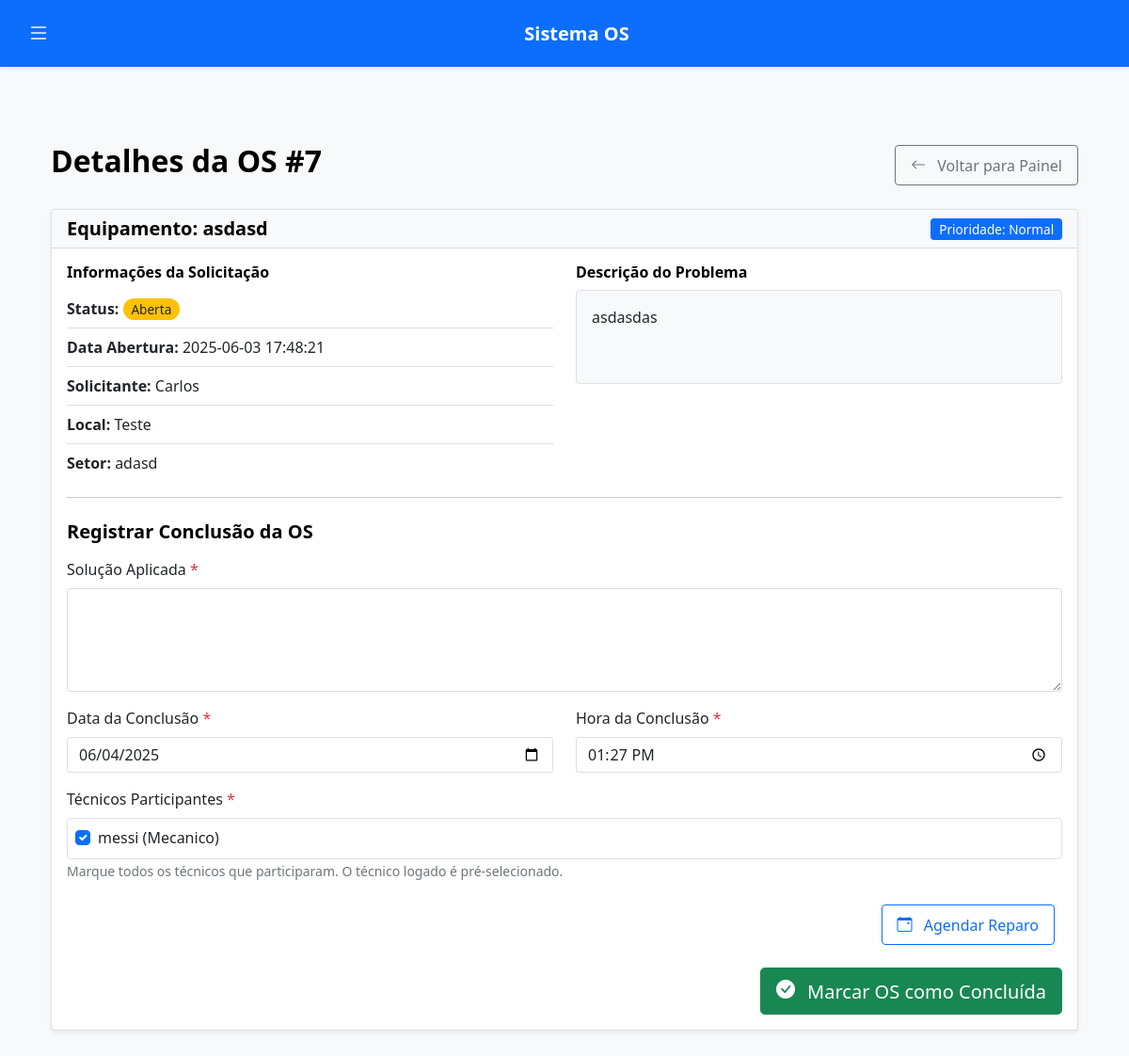
Before: /manutencao/os/7 (signed in) with the older database file.
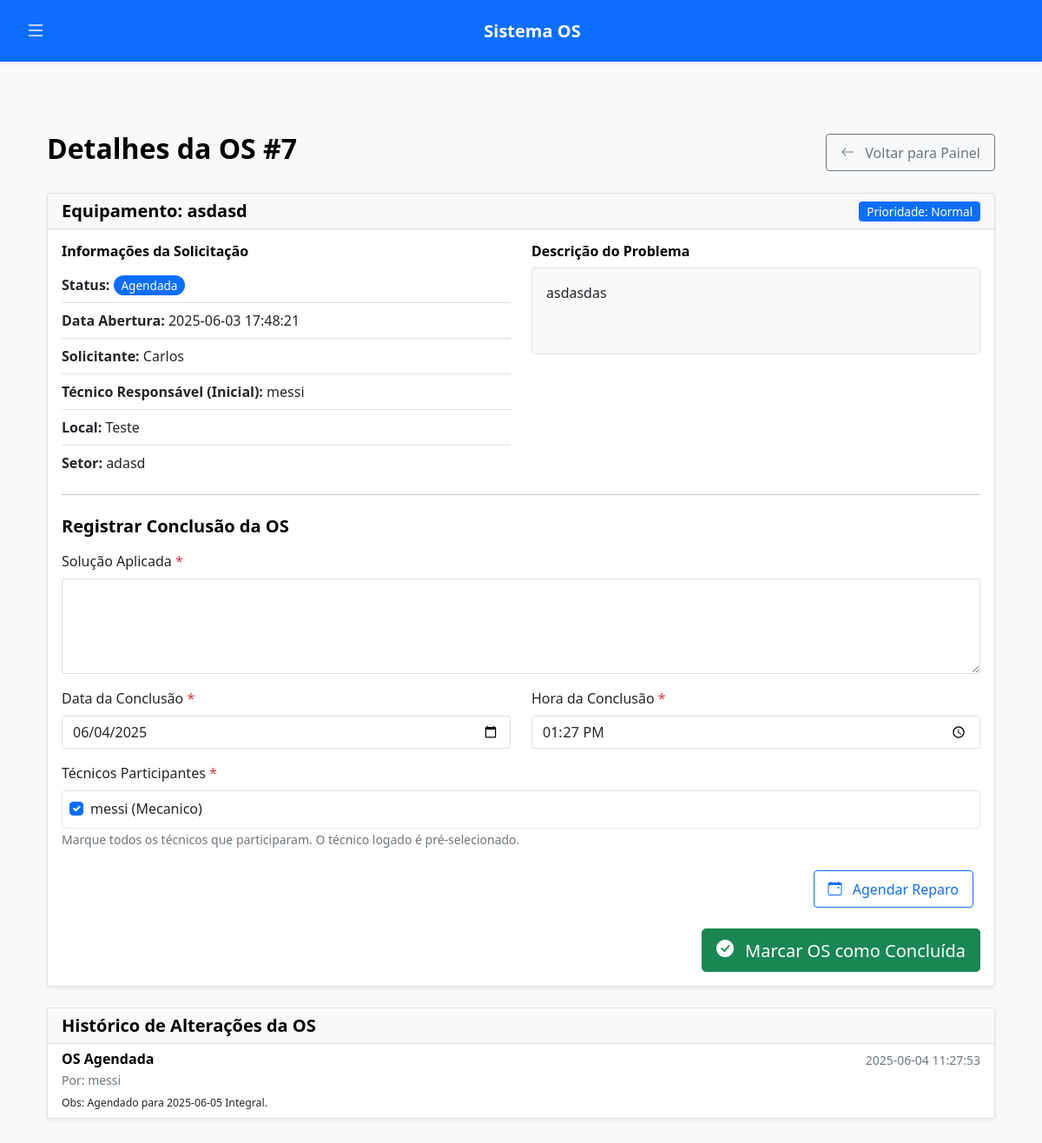
After: the same page with the newer database file.
### tables this page shows
CREATE TABLE ordens_servico (
            id INTEGER PRIMARY KEY AUTOINCREMENT,
            data TEXT NOT NULL DEFAULT CURRENT_TIMESTAMP, -- Data de abertura da OS
            equipamento TEXT NOT NULL,
            problema TEXT NOT NULL,
            prioridade TEXT NOT NULL CHECK(prioridade IN ('baixa', 'normal', 'alta', 'urgente')),
            status TEXT NOT NULL CHECK(status IN ('Aberta', 'Agendada', 'Em andamento', 'Pausada', 'Concluída', 'Cancelada')) DEFAULT 'Aberta',
            solucao TEXT,
            tempo_reparo REAL, -- Em minutos ou horas, a ser calculado
            inicio TEXT,      -- Data/Hora de início do trabalho (pode ser manual ou automático)
            fim TEXT,         -- Data/Hora de conclusão do trabalho (AGORA SERÁ MANUAL)
            solicitante_id INTEGER NOT NULL,
            tecnico_id INTEGER, -- Pode representar o técnico principal ou o que iniciou
            local TEXT,
            setor TEXT,
            data_agendamento TEXT,
            horario_agendamento TEXT,
            FOREIGN KEY (solicitante_id) REFERENCES usuarios (id),
            FOREIGN KEY (tecnico_id) REFERENCES usuarios (id)
        );

CREATE TABLE usuarios (
            id INTEGER PRIMARY KEY AUTOINCREMENT,
            usuario TEXT NOT NULL UNIQUE,
            senha TEXT NOT NULL,
            tipo TEXT NOT NULL CHECK(tipo IN ('solicitante', 'manutencao', 'admin', 'master-admin')),
            nome TEXT NOT NULL,
            email TEXT UNIQUE,
            especialidade TEXT CHECK(especialidade IS NULL OR especialidade IN ('eletricista', 'mecanico')), -- Nova coluna
            ativo BOOLEAN DEFAULT 1,
            data_criacao TEXT DEFAULT CURRENT_TIMESTAMP
        );

CREATE TABLE historico_os (
            id INTEGER PRIMARY KEY AUTOINCREMENT,
            os_id INTEGER NOT NULL,
            usuario_id INTEGER NOT NULL,
            data_alteracao TEXT DEFAULT CURRENT_TIMESTAMP,
            acao TEXT NOT NULL,
            observacao TEXT,
            campo_alterado TEXT,
            valor_anterior TEXT,
            novo_valor TEXT,
            FOREIGN KEY (os_id) REFERENCES ordens_servico (id) ON DELETE CASCADE,
            FOREIGN KEY (usuario_id) REFERENCES usuarios (id)
        );

### app.py (the view, shortened to what this page needs)
@app.route('/manutencao/os/<int:id_os>')
@manutencao_required
def detalhe_os(id_os):
    conn = get_db()
    cursor = conn.cursor()
    try:
        cursor.execute("""
            SELECT os.*,
                   s.nome as solicitante_nome,
                   s.email as solicitante_email,
                   t.nome as tecnico_nome_inicial,   -- Renomeado para clareza
                   t.email as tecnico_email_inicial -- Renomeado para clareza
            FROM ordens_servico os
            LEFT JOIN usuarios s ON os.solicitante_id = s.id
            LEFT JOIN usuarios t ON os.tecnico_id = t.id  -- tecnico_id na OS é o técnico principal/inicial
            WHERE os.id = ?
        """, (id_os,))
        os_data = cursor.fetchone()
        if not os_data:
            flash('Ordem de Serviço não encontrada.', 'danger')
            return redirect(url_for('manutencao_dashboard'))
        os_dict = {
            'id': os_data['id'],
            'data': os_data['data'],
            'equipamento': os_data['equipamento'],
            'problema': os_data['problema'],
            'prioridade': os_data['prioridade'],
            'status': os_data['status'],
            'solucao': os_data['solucao'],
            'tempo_reparo': os_data['tempo_reparo'],
            'inicio': os_data['inicio'],
            'fim': os_data['fim'],
            'solicitante_id': os_data['solicitante_id'],
            'tecnico_id': os_data['tecnico_id'], # ID do técnico principal/inicial
            'local': os_data['local'],
            'setor': os_data['setor'],
            'data_agendamento': os_data['data_agendamento'],
            'horario_agendamento': os_data['horario_agendamento']
        }
        solicitante_info = {
            'nome': os_data['solicitante_nome'],
            'email': os_data['solicitante_email']
        } if os_data['solicitante_nome'] else None
        tecnico_inicial_info = {
            'nome': os_data['tecnico_nome_inicial'],
            'email': os_data['tecnico_email_inicial']
        } if os_data['tecnico_nome_inicial'] else None
        cursor.execute("""
            SELECT h.*, u.nome as usuario_nome
            FROM historico_os h
            JOIN usuarios u ON h.usuario_id = u.id
            WHERE h.os_id = ?
            ORDER BY h.data_alteracao DESC
        """, (id_os,))
        historico = cursor.fetchall()
        todos_tecnicos_manutencao = []
        if os_dict['status'] != 'Concluída' and os_dict['status'] != 'Cancelada':
            cursor.execute("""
                SELECT id, nome, especialidade
                FROM usuarios
                WHERE tipo = 'manutencao' AND ativo = 1
                ORDER BY nome
            """)
            todos_tecnicos_manutencao = cursor.fetchall()
        participantes_conclusao = []
        cursor.execute("""
            SELECT os.*,
                   s.nome as solicitante_nome, s.email as solicitante_email,
                   t.nome as tecnico_nome_inicial, t.email as tecnico_email_inicial
            FROM ordens_servico os
            LEFT JOIN usuarios s ON os.solicitante_id = s.id
            LEFT JOIN usuarios t ON os.tecnico_id = t.id
            WHERE os.id = ?
        """, (id_os,))
        os_data = cursor.fetchone()
        if not os_data:
            flash('Ordem de Serviço não encontrada.', 'danger')
            return redirect(url_for('manutencao_dashboard'))
        os_dict = dict(os_data) # Maneira simples de converter a linha em dicionário
        solicitante_info = {'nome': os_data['solicitante_nome'], 'email': os_data['solicitante_email']} if os_data['solicitante_nome'] else None
        tecnico_inicial_info = {'nome': os_data['tecnico_nome_inicial'], 'email': os_data['tecnico_email_inicial']} if os_data['tecnico_nome_inicial'] else None
        cursor.execute("SELECT h.*, u.nome as usuario_nome FROM historico_os h JOIN usuarios u ON h.usuario_id = u.id WHERE h.os_id = ? ORDER BY h.data_alteracao DESC", (id_os,))
        historico = cursor.fetchall()
        todos_tecnicos_manutencao = []
        if os_dict['status'] != 'Concluída' and os_dict['status'] != 'Cancelada':
            cursor.execute("SELECT id, nome, especialidade FROM usuarios WHERE tipo = 'manutencao' AND ativo = 1 ORDER BY nome")
            todos_tecnicos_manutencao = cursor.fetchall()
        participantes_conclusao = []
        if os_dict['status'] == 'Concluída':
            cursor.execute("SELECT u.id, u.nome, u.especialidade FROM participantes_os po JOIN usuarios u ON po.tecnico_id = u.id WHERE po.os_id = ? ORDER BY u.nome", (id_os,))
            participantes_conclusao = cursor.fetchall()
        return render_template(
            'manutencao/detalhe_os.html',
            os=os_dict,
            solicitante=solicitante_info,
            tecnico=tecnico_inicial_info,
            historico=historico,
            todos_tecnicos_manutencao=todos_tecnicos_manutencao,
            participantes_conclusao=participantes_conclusao,
            datetime=datetime
        )
    except Exception as e:
        print(f"Erro ao acessar OS {id_os}: {str(e)}")
        flash(f'Erro ao carregar detalhes da OS: {str(e)}', 'danger')
        return redirect(url_for('manutencao_dashboard'))

### app.py (called while the page is built)
def manutencao_required(f):
    @wraps(f)
    def decorated_function(*args, **kwargs):
        if session.get('tipo') != 'manutencao':
            flash('Acesso não autorizado', 'danger')
            return redirect(url_for('login'))
        return f(*args, **kwargs)
    return decorated_function

def get_db():
    if 'db' not in g:
        g.db = sqlite3.connect('db/os.db')
        g.db.row_factory = sqlite3.Row
        g.db.execute("PRAGMA journal_mode=WAL")
        g.db.execute("PRAGMA busy_timeout=5000")
    return g.db

### templates/manutencao/detalhe_os.html (shortened to what the changed rows need)
{% extends "base.html" %}
{% block content %}
<div class="container mt-4">
    <div class="d-flex justify-content-between align-items-center mb-4">
        <h2>Detalhes da OS #{{ os.id }}</h2>
        <a href="{{ url_for('manutencao_dashboard') }}" class="btn btn-outline-secondary">
            <i class="bi bi-arrow-left"></i> Voltar para Painel
        </a>
    </div>
    <div class="card mb-4">
        <div class="card-header d-flex justify-content-between align-items-center">
            <h5 class="mb-0">Equipamento: {{ os.equipamento|default('Não especificado') }}</h5>
            <span class="badge bg-{% if os.prioridade == 'urgente' %}danger{% elif os.prioridade == 'alta' %}warning text-dark{% elif os.prioridade == 'normal' %}primary{% else %}secondary{% endif %}">
                Prioridade: {{ os.prioridade|capitalize if os.prioridade else 'N/A' }}
            </span>
        </div>
        <div class="card-body">
            <div class="row mb-3">
                <div class="col-md-6">
                    <ul class="list-group list-group-flush">
                        <li class="list-group-item ps-0">
                            <strong>Status:</strong>
                            <span class="badge rounded-pill
                                         {% if os.status == 'Aberta' %}bg-warning text-dark
                                         {% elif os.status == 'Concluída' %}bg-success
                                         {% elif os.status == 'Em andamento' %}bg-info text-dark
                                         {% elif os.status == 'Agendada' %}bg-primary
                                         {% elif os.status == 'Cancelada' %}bg-danger
                                         {% else %}bg-secondary
                                         {% endif %}">
                                {{ os.status }}
                            </span>
                        </li>
                        <li class="list-group-item ps-0">
                            <strong>Data Abertura:</strong> {{ os.data }}
                        </li>
                        <li class="list-group-item ps-0">
                            <strong>Solicitante:</strong> {{ solicitante.nome if solicitante else 'N/A' }}
                        </li>
                        {% if tecnico %}
                        <li class="list-group-item ps-0">
                            <strong>Técnico Responsável (Inicial):</strong> {{ tecnico.nome }}
                        </li>
                        {% endif %}
                        {% if os.local %}
                        <li class="list-group-item ps-0">
                            <strong>Local:</strong> {{ os.local }}
                        </li>
                        {% endif %}
                        {% if os.setor %}
                        <li class="list-group-item ps-0">
                            <strong>Setor:</strong> {{ os.setor }}
                        </li>
                        {% endif %}
                    </ul>
                </div>
                <div class="col-md-6">
                    <h6>Descrição do Problema</h6>
                    <div class="border p-3 bg-light rounded" style="min-height: 100px;">
                        {{ os.problema|default('Nenhuma descrição fornecida.') }}
                    </div>
                </div>
            </div>
            {% if os.status != 'Concluída' and os.status != 'Cancelada' %}
            <form method="POST" action="{{ url_for('concluir_os', id_os=os.id) }}">
                <div class="mb-3">
                    <div id="tecnicos_participantes_checkbox_group" class="border rounded p-2" style="max-height: 200px; overflow-y: auto;">
                    {% if todos_tecnicos_manutencao %}
                        {% for tecnico_manutencao in todos_tecnicos_manutencao %}
                        <div class="form-check">
                            <input class="form-check-input" type="checkbox"
                                    name="tecnicos_participantes"
                                    value="{{ tecnico_manutencao.id }}"
                                    id="tecnico_{{ tecnico_manutencao.id }}"
                                    {% if request.form and tecnico_manutencao.id|string in request.form.getlist('tecnicos_participantes') %}
                                        checked
                                    {% elif not request.form.getlist('tecnicos_participantes') and session.user_id == tecnico_manutencao.id %}
                                        checked
                                    {% endif %}>
                            <label class="form-check-label" for="tecnico_{{ tecnico_manutencao.id }}">
                            {{ tecnico_manutencao.nome }} ({{ tecnico_manutencao.especialidade|capitalize if tecnico_manutencao.especialidade else 'Manutenção' }})
                            </label>
                        </div>
                        {% endfor %}
                    {% else %}
                        <p class="text-muted mb-0">Nenhum técnico de manutenção cadastrado/disponível.</p>
                    {% endif %}
                </div>
                </div>
            </form>
            {% endif %}
        </div>
    </div>
    {% if historico and historico|length > 0 %}
    <div class="card mt-4">
        <div class="card-header">
            <h5 class="mb-0">Histórico de Alterações da OS</h5>
        </div>
        <div class="list-group list-group-flush">
            {% for item in historico %}
            <div class="list-group-item">
                <div class="d-flex w-100 justify-content-between">
                    <h6 class="mb-1">{{ item.acao }}</h6>
                    <small class="text-muted">{{ item.data_alteracao }}</small>
                </div>
                <p class="mb-1 small text-muted">Por: {{ item.usuario_nome|default('Sistema') }}</p>
                {% if item.observacao %}
                <p class="mb-0 small"><small>Obs: {{ item.observacao }}</small></p>
                {% endif %}
            </div>
            {% endfor %}
        </div>
    </div>
    {% endif %}
</div>
{% endblock %}

Changed rows visible on the page:
changed ordens_servico "asdasd": status "Aberta" → "Agendada"
shown differently, row unchanged: usuarios "messi": nome (not shown) → "messi"
added historico_os: acao "OS Agendada", data_alteracao "2025-06-04 11:27:53", usuario_nome "messi", observacao "Agendado para 2025-06-05 Integral."
Other visible differences:
text now shown: "Técnico Responsável (Inicial): Histórico de Alterações da OS"
